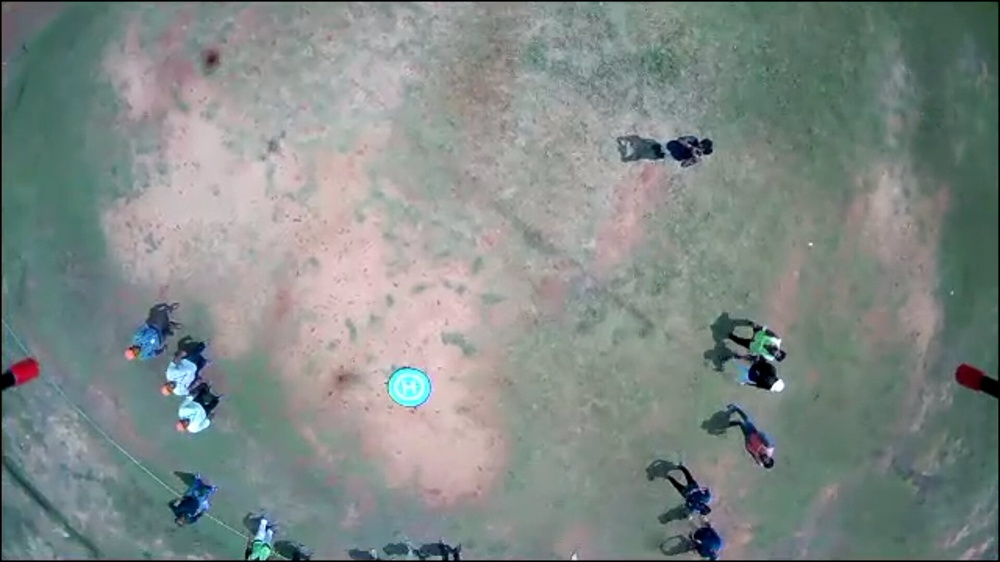
#> input picture Rasyolo/quad3.jpg, 1000 x 562 px, shrunk from 1920 x 1080 before the run, found by its file name
$ python pixel.py
#> lines starting #> are read from the running program, lines starting #| are printed output that depends on the picture
import matplotlib.pyplot as plt
import numpy as np
from PIL import Image

class ImageViewer:
    def __init__(self, image_path):
        self.image_path = image_path
        self.image = Image.open(image_path)
#> self.image is the input picture: PIL image 1000x562 RGB; mean R, G, B 128.8, 137.7, 134.6
        self.fig, self.ax = plt.subplots()
        self.ax.imshow(self.image)

        # Get image dimensions
        width, height = self.image.size
#> width = 1000; height = 562

        # Draw x-axis
        self.ax.axhline(y=height/2, color='red', linestyle='--', linewidth=2)
        self.ax.axhline(y=743.0, color='pink', linestyle='--', linewidth=2)

        # Draw y-axis
        self.ax.axvline(x=width/2, color='blue', linestyle='--', linewidth=2)
        self.ax.axvline(x=787.5, color='pink', linestyle='--', linewidth=2)

        self.cid = self.fig.canvas.mpl_connect('button_press_event', self.on_click)

    def on_click(self, event):
        if event.inaxes == self.ax:
            x, y = int(event.xdata), int(event.ydata)
            pixel_value = self.image.getpixel((x, y))
            print(f"Clicked at (x={x}, y={y}), Pixel Value: {pixel_value}")

if __name__ == "__main__":
    # Replace 'your_photo.jpg' with the path to your photo
    photo_path = '/home/abinashlingank/Main/Pilote/Rasyolo/runs/detect/exp55/quad3.jpg'

    viewer = ImageViewer(photo_path)
    plt.show()
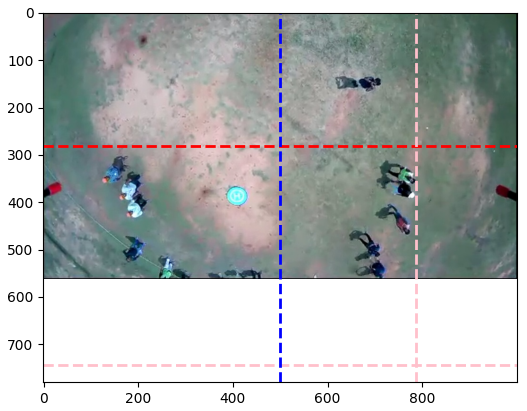
#> figure drawn by matplotlib, 1 panel

$ run again, with Rasyolo/pic.png saved as Rasyolo/quad3.jpg
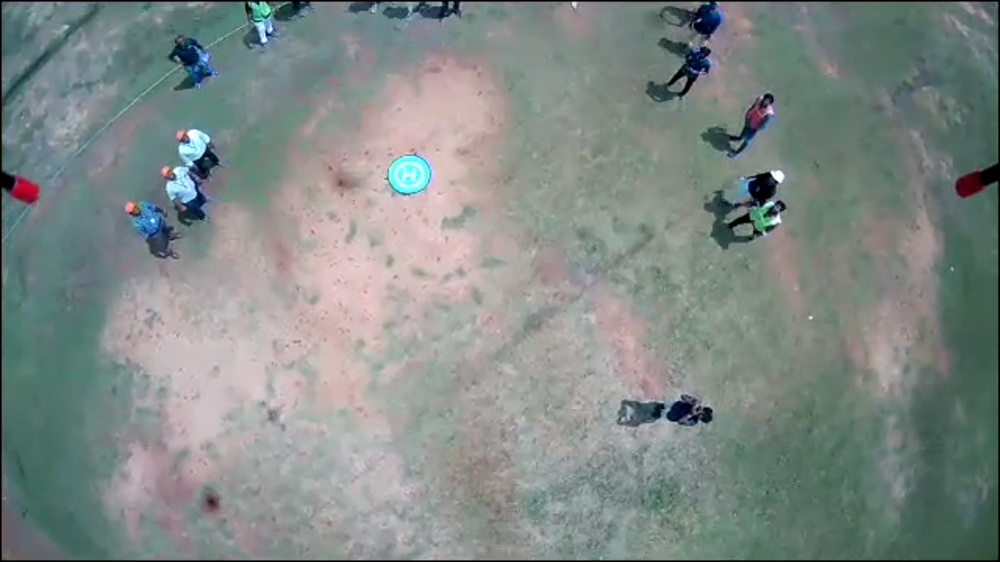
#> input picture Rasyolo/pic.png, 1000 x 562 px, shrunk from 1920 x 1080 before the run, found by its file name
#> in __init__, self.image is the input picture: PIL image 1000x562 RGB; mean R, G, B 128.7, 137.8, 134.6
#> `plt.show()`:
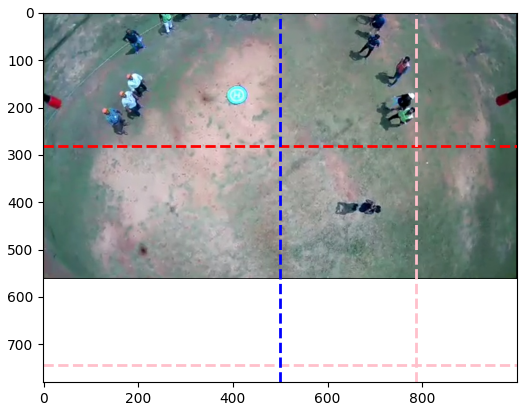
#> figure drawn by matplotlib, 1 panel

$ run again, with Rasyolo/quad4.png saved as Rasyolo/quad3.jpg
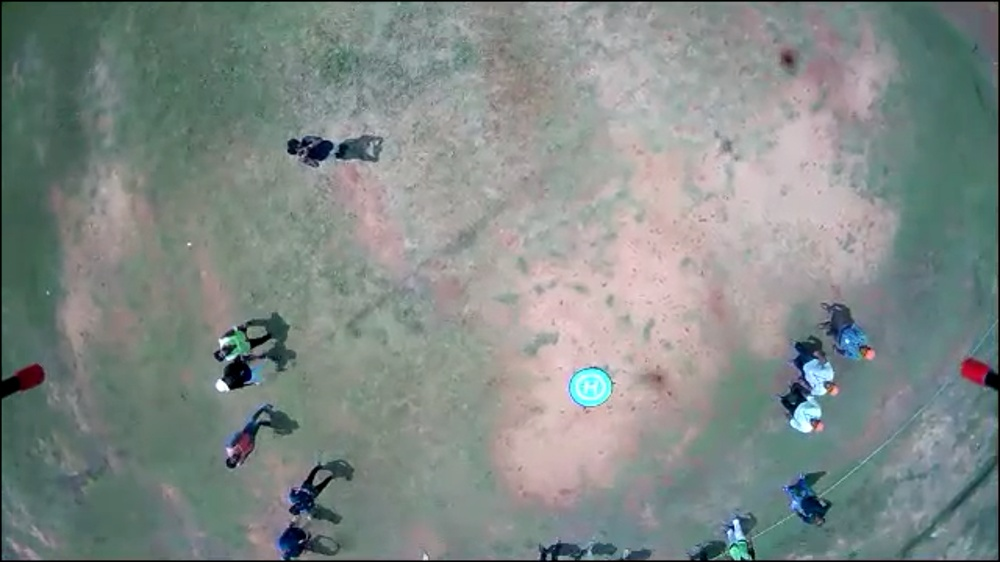
#> input picture Rasyolo/quad4.png, 1000 x 562 px, shrunk from 1920 x 1080 before the run, found by its file name
#> in __init__, self.image is the input picture: PIL image 1000x562 RGB; mean R, G, B 128.7, 137.7, 134.6
#> `plt.show()`:
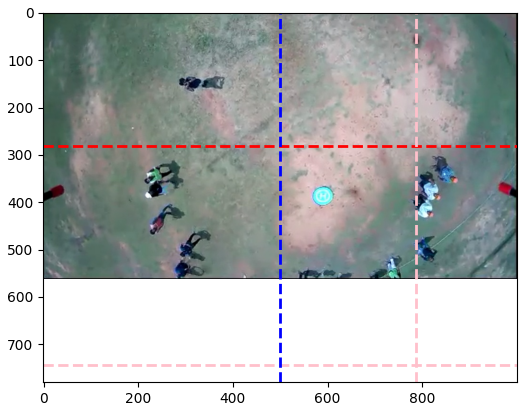
#> figure drawn by matplotlib, 1 panel
